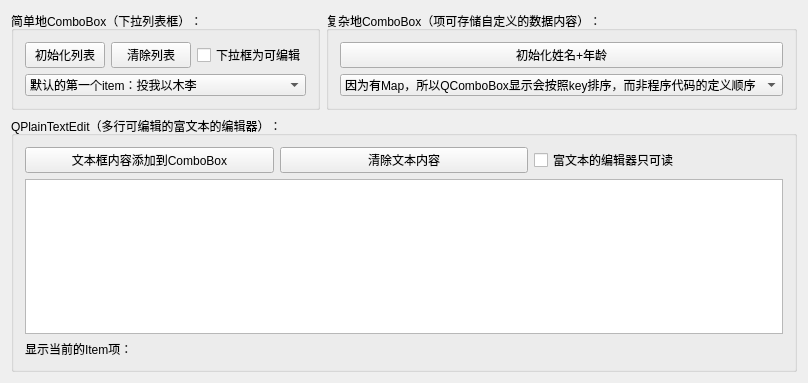
<?xml version="1.0" encoding="UTF-8"?>
<ui version="4.0">
 <class>ExQcomboBox</class>
 <widget class="QWidget" name="ExQcomboBox">
  <property name="geometry">
   <rect>
    <x>0</x>
    <y>0</y>
    <width>775</width>
    <height>383</height>
   </rect>
  </property>
  <property name="windowTitle">
   <string>ExQcomboBox</string>
  </property>
  <layout class="QVBoxLayout" name="verticalLayout_2">
   <item>
    <layout class="QHBoxLayout" name="horizontalLayout">
     <item>
      <widget class="QGroupBox" name="groupBox">
       <property name="title">
        <string>简单地ComboBox（下拉列表框）：</string>
       </property>
       <layout class="QGridLayout" name="gridLayout">
        <item row="0" column="0">
         <widget class="QPushButton" name="btnLeftInit">
          <property name="text">
           <string>初始化列表</string>
          </property>
         </widget>
        </item>
        <item row="0" column="1">
         <widget class="QPushButton" name="btnLeftClear">
          <property name="text">
           <string>清除列表</string>
          </property>
         </widget>
        </item>
        <item row="0" column="2">
         <widget class="QCheckBox" name="checkBoxOnlyWrite">
          <property name="text">
           <string>下拉框为可编辑</string>
          </property>
         </widget>
        </item>
        <item row="1" column="0" colspan="3">
         <widget class="QComboBox" name="comBoxLeft">
          <item>
           <property name="text">
            <string>默认的第一个item：投我以木李</string>
           </property>
           <property name="icon">
            <iconset resource="resources.qrc">
             <normaloff>:/images/github.ico</normaloff>:/images/github.ico</iconset>
           </property>
          </item>
          <item>
           <property name="text">
            <string>默认的第二个item：报之以琼玖</string>
           </property>
           <property name="icon">
            <iconset resource="resources.qrc">
             <normaloff>:/images/gril.ico</normaloff>:/images/gril.ico</iconset>
           </property>
          </item>
          <item>
           <property name="text">
            <string>github.io：https://touwoyimuli.github.io/</string>
           </property>
          </item>
         </widget>
        </item>
       </layout>
      </widget>
     </item>
     <item>
      <widget class="QGroupBox" name="groupBox_2">
       <property name="title">
        <string>复杂地ComboBox（项可存储自定义的数据内容）：</string>
       </property>
       <layout class="QGridLayout" name="gridLayout_2">
        <item row="0" column="0">
         <widget class="QPushButton" name="btnRightInit">
          <property name="text">
           <string>初始化姓名+年龄</string>
          </property>
         </widget>
        </item>
        <item row="1" column="0">
         <widget class="QComboBox" name="comBoxRight">
          <item>
           <property name="text">
            <string>因为有Map，所以QComboBox显示会按照key排序，而非程序代码的定义顺序</string>
           </property>
           <property name="icon">
            <iconset resource="resources.qrc">
             <normaloff>:/images/gril.ico</normaloff>:/images/gril.ico</iconset>
           </property>
          </item>
         </widget>
        </item>
       </layout>
      </widget>
     </item>
    </layout>
   </item>
   <item>
    <widget class="QGroupBox" name="groupBox_3">
     <property name="title">
      <string>QPlainTextEdit（多行可编辑的富文本的编辑器）：</string>
     </property>
     <layout class="QVBoxLayout" name="verticalLayout">
      <item>
       <layout class="QHBoxLayout" name="horizontalLayout_2">
        <item>
         <widget class="QPushButton" name="btnBottomAdd">
          <property name="text">
           <string>文本框内容添加到ComboBox</string>
          </property>
         </widget>
        </item>
        <item>
         <widget class="QPushButton" name="btnBottomClear">
          <property name="text">
           <string>清除文本内容</string>
          </property>
         </widget>
        </item>
        <item>
         <widget class="QCheckBox" name="checkBoxOnlyRead">
          <property name="text">
           <string>富文本的编辑器只可读</string>
          </property>
         </widget>
        </item>
       </layout>
      </item>
      <item>
       <widget class="QPlainTextEdit" name="plainTextEdit"/>
      </item>
      <item>
       <widget class="QLabel" name="labDisplay">
        <property name="text">
         <string>显示当前的Item项：</string>
        </property>
       </widget>
      </item>
     </layout>
    </widget>
   </item>
  </layout>
 </widget>
 <layoutdefault spacing="6" margin="11"/>
 <resources>
  <include location="resources.qrc"/>
 </resources>
 <connections/>
</ui>
